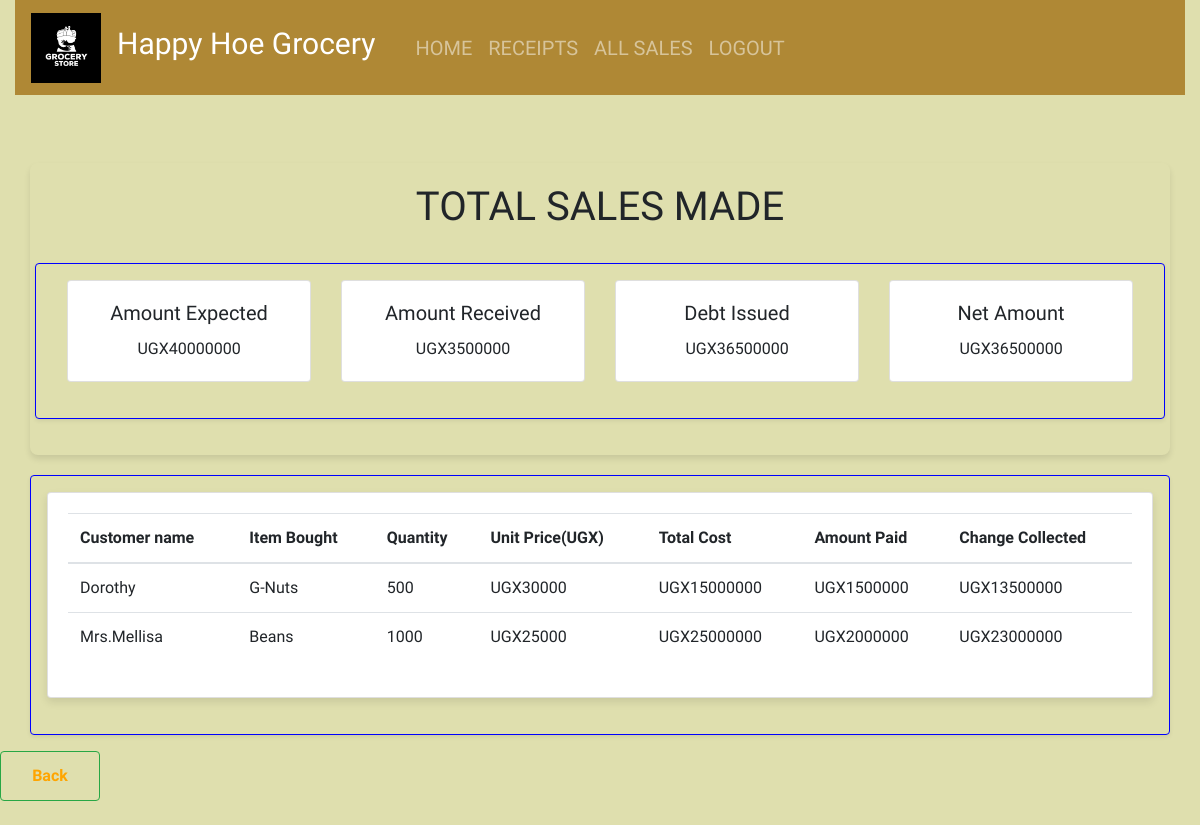
/all_sales/ (signed in), run on an earlier commit of the app's database.
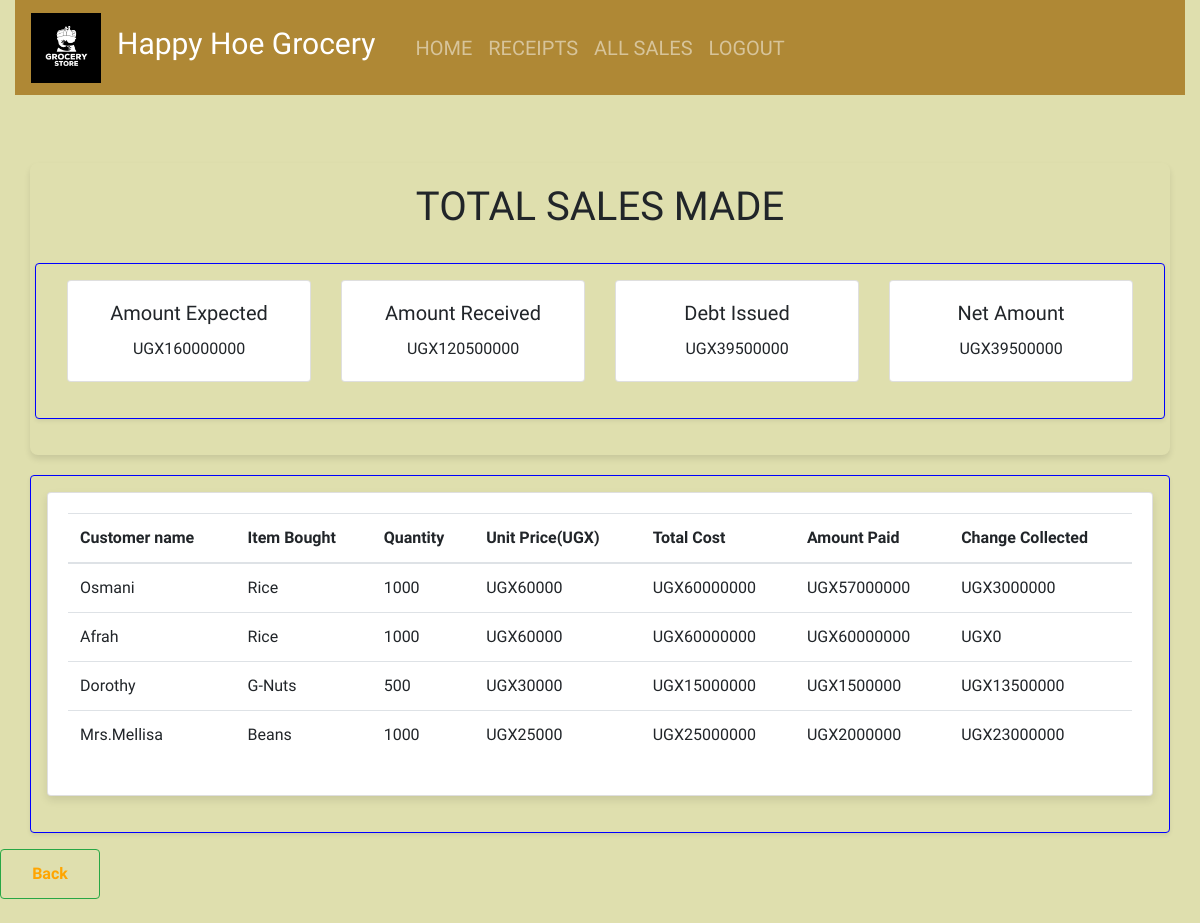
And on a later commit of the database.
### kgl/models.py (models this page shows, shortened)
class Sale(models.Model):
    branch_name = models.CharField(max_length=50, null =True, blank=True,)
    seller = models.CharField(max_length=50, null =True, blank=True)
    item = models.ForeignKey(Stockx, on_delete=models.CASCADE)
    quantity = models.IntegerField(default=10, null=True, blank=True)
    amount_received = models.IntegerField(default=10, null=True, blank=True)
    issued_to = models.CharField(max_length=50, null=True, blank=True)
    unit_price = models.IntegerField(default=10, null=True, blank=True)
    date = models.DateField(default=datetime.now())
    def get_total(self):
        total = self.quantity * self.item.unit_price
        return int(total)
    def get_change(self):
        change = self.get_total() - self.amount_received
        return abs(int(change))

class Stockx(models.Model):
    item_name=models.CharField(max_length=50, null = True, blank=True)
    stock_branch_name=models.CharField(max_length=50, null = True, blank=True)
    stock_type=models.CharField(max_length=50, null = True, blank=True)
    stock_time_of_produce=models.CharField(max_length=50, null = True, blank=True)
    stock_contact=models.CharField(max_length=50, null = True, blank=True)
    stock_source = models.CharField(max_length=50, null = True, blank=True)
    unit_cost = models.IntegerField(default=10, null = True, blank=True)
    unit_price = models.IntegerField(default=0, null = True, blank=True)
    total_quantity = models.IntegerField(default=0, null = True, blank=True)
    issued_quantity = models.IntegerField(default=0, null = True, blank=True)
    def __str__(self):
        return self.item_name

### kgl/views.py (the view)
# urls.py: path('all_sales/', views.all_sales, name='all_sales'),
@login_required
def all_sales(request):
    sales = Sale.objects.all().order_by('-id')
    total_expected = sum([items.get_total() or 0  for items in sales])
    total = sum([items.amount_received or 0 for items in sales])
    total_change = sum([items.get_change() or 0  for items in sales])
    net = total_expected - total
    return render(request, 'kgl/all_sales.html', {'sales': sales, 'total': total, 'total_change': total_change, 'net': net, 'total_expected': total_expected})

### kgl/templates/kgl/all_sales.html (shortened to what this page needs)
{% extends 'kgl/base.html'%}
 {% block content%}
{% load static %}
<br></br>
<div class="container">
  <h1 class="text-center">TOTAL SALES MADE</h1><br>
    <div class="row text-center"style="
    border: 1px solid blue;
    border-radius: 0.25rem;
    margin-bottom: 1rem;
    padding: 1rem;
    box-shadow: 0 0.125rem 0.25rem rgba(0, 0, 0, 0.075);">
        <div class="col-lg-3">
            <div class="card">
                <div class="card-body">
                    <h5 class="card-title"> Amount Expected </h5>
                    <p class="card-text">UGX{{total_expected}}</p>
                </div>
            </div>
        </div>
        <div class="col-lg-3">
            <div class="card">
                <div class="card-body">
                    <h5 class="card-title">Amount Received</h5>
                    <p class="card-text">UGX{{total}}</p>
                </div>
            </div>
        </div>
        <div class="col-lg-3">
            <div class="card">
                <div class="card-body">
                    <h5 class="card-title"> Debt Issued </h5>
                    <p class="card-text">UGX{{total_change}}</p>
                </div>
            </div>
        </div>
        <div class="col-lg-3">
            <div class="card">
                <div class="card-body">
                    <h5 class="card-title">Net Amount</h5>
                    <p class="card-text">UGX{{net}}</p>
                </div>
            </div>
        </div>
    </div>
</div>
<div class="container" style="
    border: 1px solid blue;
    border-radius: 0.25rem;
    margin-bottom: 1rem;
    padding: 1rem;
    box-shadow: 0 0.125rem 0.25rem rgba(0, 0, 0, 0.075);">
    <div class="card" style="transition: all 0.3s ease; box-shadow: 0 4px 8px rgba(0,0,0,0.1);" onmouseover="this.style.boxShadow='0 8px 16px rgba(0,0,0,0.2)'; this.style.transform='translateY(-5px)';" onmouseout="this.style.boxShadow='0 4px 8px rgba(0,0,0,0.1)'; this.style.transform='translateY(0)';">
      <div class="card-body">
        <table class="table">
          <thead class="thread-dark">
            <tr>
              <th scope="col">Customer name</th>
              <th scope="col">Item Bought</th>
              <th scope="col">Quantity</th>
              <th scope="col">Unit Price(UGX)</th>
              <th scope="col">Total Cost</th>
              <th scope="col">Amount Paid</th>
              <th scope="col">Change Collected</th>
            </tr>
          </thead>
          <tbody>
            {% for sale in sales %}
              <tr>
                <td data-label="Customer Name">{{sale.issued_to | title}}</td>
                <td data-label="Item">{{sale.item | title}}</td>
                <td data-label="Quantity">{{sale.quantity}}</td>
                <td data-label="Unit Price">UGX{{sale.unit_price}}</td>
                <td data-label="Total Cost">UGX{{sale.get_total}}</td>
                <td data-label="Amount Paid">UGX{{sale.amount_received}}</td>
                <td data-label="Change">UGX{{sale.get_change}}</td>
              </tr>
            {% endfor %}
          </tbody>
        </table>
      </div>
    </div>
  </div>
  <button type="submit" class="btn btn-outline-success primary" style="width: 100px; height: 50px;"><a href="/receipt" style="text-decoration:none; color:orange; font-weight:bolder;">Back</a></button>
{% endblock%}

### kgl/templates/kgl/base.html (shortened to what this page needs)
{% load static%}
<!DOCTYPE html>
<html lang="en">
<head>
    <link rel="stylesheet" href="https://stackpath.bootstrapcdn.com/bootstrap/4.5.2/css/bootstrap.min.css">
    <link rel = "stylesheet" href = {% static 'kgl/main.css' %}>
</head>
<body>
  <div class="container-fluid">
    <div color="alert alert-danger">
      <nav class="navbar navbar-expand-lg navbar-dark ">
        <img src="/static/kgl/images/grocery.jpg" width="70px" height="70px" border-radius: "40px"; alt="Logo">
        <a class="nav-link" href=""><h1 class="navbar-brand" style = "font-size: 25px"> Happy Hoe Grocery</h1></a>
        <div class="text-align">
          <div class="collapse navbar-collapse" id="navbarNav">
            <ul class="nav navbar-nav ml-auto">
             {% if user.is_authenticated%}
                <li class="nav-item">
                  <a class="nav-link" href="{% url 'home' %}">HOME</a>
                </li>
                <li class="nav-item">
                  <a class="nav-link" href="{% url 'receipt'%}">RECEIPTS</a>
                </li>
                <li class="nav-item">
                  <a class="nav-link" href="{% url 'all_sales' %}">ALL SALES</a>
              </li>
                <li class="nav-item">
                  <a class="nav-link" href="{% url 'logout'%}">LOGOUT</a>
                </li>
              {% endif %}
            </ul>
          </div>
        </div>
      </nav>
    </div>
  </div>
    {% block content%}
    {% endblock%}
    <br><br>
</body>
</html>

### kgl/static/kgl/main.css (style rules this page uses)
html,body { position: relative; overflow-x: hidden; background: url('kgl/static/kgl/images/index.jpg'); width: 100% !important; height: 100vh; display: table; position: relative; background-position: center; background-attachment: scroll; -o-background-size: cover; -moz-background-size: cover; -webkit-background-size: cover; background-size: cover; background-repeat: no-repeat; }
body { background-color: #dfdfae; font-family: 'raleway'; }
.navbar { background-color: #af8835; }
.navbar li a { font-size: 20px; }
.navbar-brand { font-size: 30px !important; }

### kgl/templates/kgl/all_sales.html (style rules this page uses)
.container { background-color: ; border-radius: 8px; box-shadow: 0 4px 6px rgba(0, 0, 0, 0.1); padding: 20px; margin-top: 20px; transition: background-color 0.3s ease; }
.card { margin-bottom: 20px; }
.table { background-color: white; }

What changed in the data, as far as the page shows it:
added Sale: issued_to "Osmani", item "Rice", quantity "1000", unit_price "60000", get_total "60000000", amount_received "57000000", get_change "3000000"
added Sale: issued_to "Afrah", item "Rice", quantity "1000", unit_price "60000", get_total "60000000", amount_received "60000000", get_change "0"
Also different on the page:
{{ total_expected }}: "40000000" → "160000000"
{{ total }}: "3500000" → "120500000"
{{ total_change }}: "36500000" → "39500000"
{{ net }}: "36500000" → "39500000"
